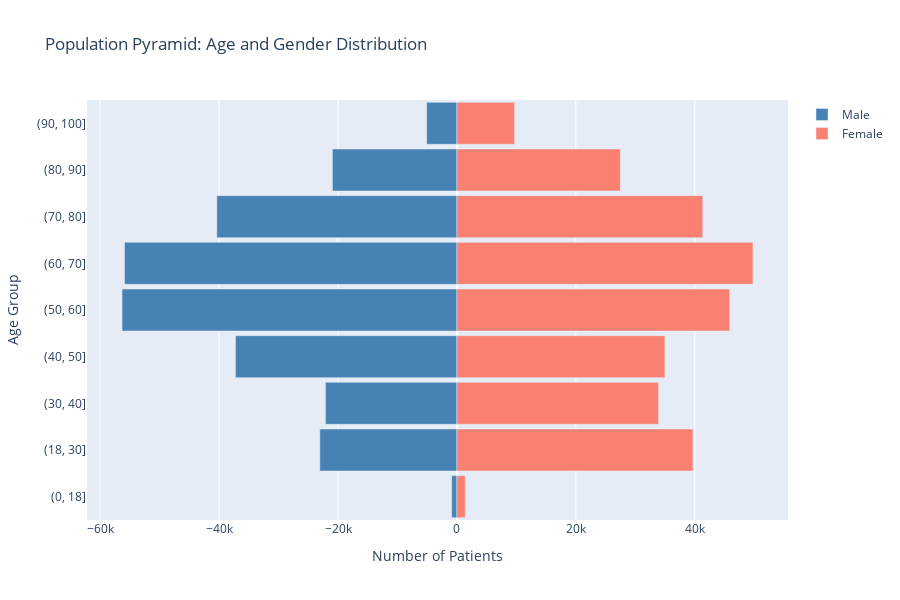

The notebook cell saved with this chart:
### Code cell
import plotly.graph_objects as go
from plotly.subplots import make_subplots
# =============================================================================
# 2. ALTERS- UND GESCHLECHTSVERTEILUNG (POPULATION PYRAMID)
# =============================================================================
age_bins = [0, 18, 30, 40, 50, 60, 70, 80, 90, 100, 120]
df_pyramid = df.with_columns(
    pl.col("anchor_age").cut(age_bins).alias("age_group")
)

pyramid_data = (df_pyramid
    .group_by(["age_group", "gender"])
    .agg(pl.count().alias("count"))
    .sort("age_group")
)

# Erstelle Population Pyramid
male_data = pyramid_data.filter(pl.col("gender") == "M")
female_data = pyramid_data.filter(pl.col("gender") == "F")

fig1 = go.Figure()
fig1.add_trace(go.Bar(
    y=male_data["age_group"].cast(str).to_list(),
    x=[-x for x in male_data["count"].to_list()],  # Konvertiere zu Liste für Negation
    name='Male',
    orientation='h',
    marker=dict(color='steelblue')
))
fig1.add_trace(go.Bar(
    y=female_data["age_group"].cast(str).to_list(),
    x=female_data["count"].to_list(),
    name='Female',
    orientation='h',
    marker=dict(color='salmon')
))

fig1.update_layout(
    title='Population Pyramid: Age and Gender Distribution',
    barmode='relative',
    bargap=0.1,
    xaxis_title='Number of Patients',
    yaxis_title='Age Group',
    height=600
)
fig1.show()

### Figure 1 — Plotly figure (JSON) as saved in the notebook; plotly's stock layout.template omitted (floating-point values rounded to 4 significant figures)
{"data": [{"marker": {"color": "steelblue"}, "name": "Male", "orientation": "h", "type": "bar", "x": [-886, -23060, -22117, -37246, -56317, -55897, -40379, -20943, -5086], "y": ["(0, 18]", "(18, 30]", "(30, 40]", "(40, 50]", "(50, 60]", "(60, 70]", "(70, 80]", "(80, 90]", "(90, 100]"]}, {"marker": {"color": "salmon"}, "name": "Female", "orientation": "h", "type": "bar", "x": [1393, 39689, 33906, 34964, 45863, 49776, 41334, 27476, 9696], "y": ["(0, 18]", "(18, 30]", "(30, 40]", "(40, 50]", "(50, 60]", "(60, 70]", "(70, 80]", "(80, 90]", "(90, 100]"]}], "layout": {"bargap": 0.1, "barmode": "relative", "height": 600, "title": {"text": "Population Pyramid: Age and Gender Distribution"}, "xaxis": {"title": {"text": "Number of Patients"}}, "yaxis": {"title": {"text": "Age Group"}}}}
